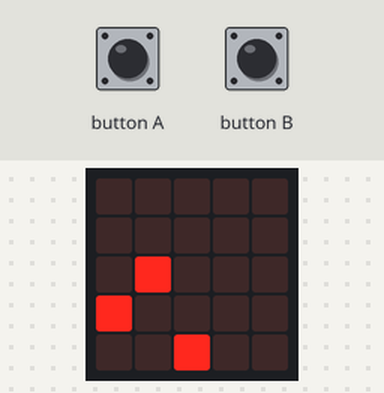
A program run on a simulated BBC micro:bit (MakeCode). Shown: the board's 5×5 LED display. Inputs (shaded band) come from the test bench. Random numbers come from a fixed seed; the run ends where the board's game-over animation would start. At 4.1 s the program stops and its outputs stay as they are.

Above: at 1.2 s.
1.3 s: button B pressed for 0.15 s
At 2.15 s:
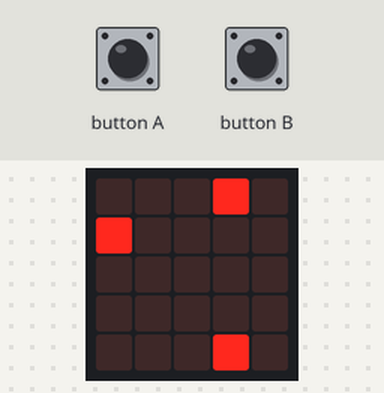
At 3.7 s:
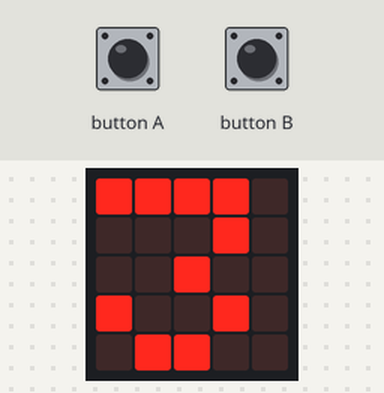
Timing chart, 0 to 5.2 s (numbered marks = the images above; inputs shaded):
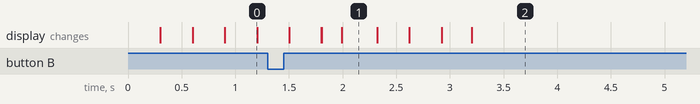

The program:

main.ts
```typescript
input.onButtonPressed(Button.A, function () {
    ST.move(-1)
})
input.onButtonPressed(Button.B, function () {
    ST.move(1)
})
let IT2: game.LedSprite = null
let IT1: game.LedSprite = null
let ST: game.LedSprite = null
ST = game.createSprite(2, 4)
let SC = 0
let SP = 500
basic.forever(function () {
    IT1 = game.createSprite(randint(0, 4), 0)
    IT1.turn(Direction.Right, 90)
    basic.pause(randint(0, 7 * 100))
    for (let index = 0; index < 4; index++) {
        IT1.move(1)
        basic.pause(300)
    }
    IT1.delete()
    SC += 1
    SP += -10
})
basic.forever(function () {
    IT2 = game.createSprite(randint(0, 4), 0)
    IT2.turn(Direction.Right, 90)
    basic.pause(randint(0, 7 * 100))
    for (let index = 0; index < 4; index++) {
        IT2.move(1)
        basic.pause(300)
    }
    IT2.delete()
    SC += 1
    SP += -10
})
basic.forever(function () {
    if (ST.isTouching(IT1) || ST.isTouching(IT2)) {
        game.pause()
        basic.showNumber(SC)
        basic.pause(100)
        game.gameOver()
    }
})
```

test.ts
```typescript
// 在這裡測試；當此封包作為擴充功能時，將不會編譯此內容。
```
